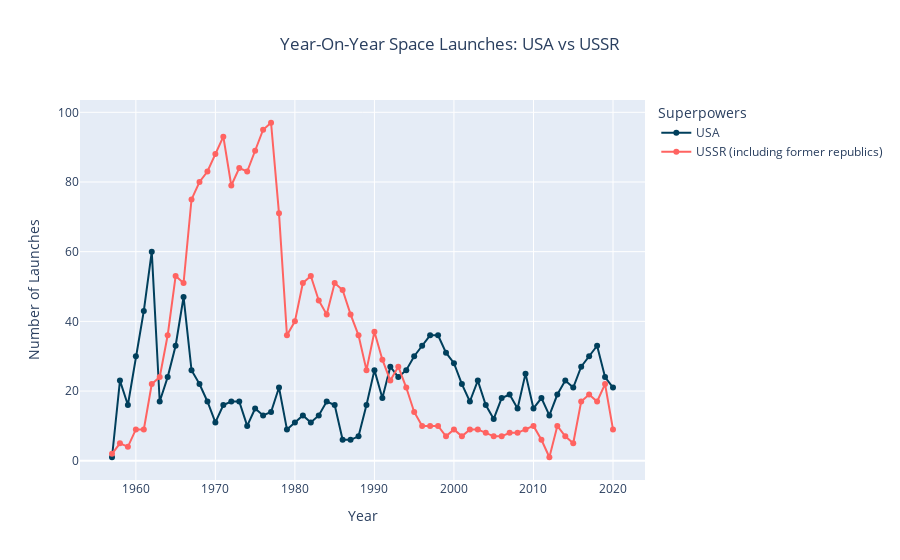

The code cell stored with this chart in its notebook:
### Code cell
fig = go.Figure()


fig.add_trace(go.Scatter(
    x=yearly_launches['Year'],
    y=yearly_launches['USA'],
    mode='lines+markers',
    name='USA',
    line=dict(color='#003f5c', width=2)
))


fig.add_trace(go.Scatter(
    x=yearly_launches['Year'],
    y=yearly_launches['USSR'],
    mode='lines+markers',
    name='USSR (including former republics)',
    line=dict(color='#ff6361', width=2)
))


fig.update_layout(
    title='Year-On-Year Space Launches: USA vs USSR',
    xaxis_title='Year',
    yaxis_title='Number of Launches',
    title_x=0.5,
    legend_title_text='Superpowers'
)
fig.show()

### Figure 1 — Plotly figure (JSON) as saved in the notebook; plotly's stock layout.template omitted (floating-point values rounded to 4 significant figures)
{"data": [{"line": {"color": "#003f5c", "width": 2}, "mode": "lines+markers", "name": "USA", "type": "scatter", "x": [1957, 1958, 1959, 1960, 1961, 1962, 1963, 1964, 1965, 1966, 1967, 1968, 1969, 1970, 1971, 1972, 1973, 1974, 1975, 1976, 1977, 1978, 1979, 1980, 1981, 1982, 1983, 1984, 1985, 1986, 1987, 1988, 1989, 1990, 1991, 1992, 1993, 1994, 1995, 1996, 1997, 1998, 1999, 2000, 2001, 2002, 2003, 2004, 2005, 2006, 2007, 2008, 2009, 2010, 2011, 2012, 2013, 2014, 2015, 2016, 2017, 2018, 2019, 2020], "y": [1, 23, 16, 30, 43, 60, 17, 24, 33, 47, 26, 22, 17, 11, 16, 17, 17, 10, 15, 13, 14, 21, 9, 11, 13, 11, 13, 17, 16, 6, 6, 7, 16, 26, 18, 27, 24, 26, 30, 33, 36, 36, 31, 28, 22, 17, 23, 16, 12, 18, 19, 15, 25, 15, 18, 13, 19, 23, 21, 27, 30, 33, 24, 21]}, {"line": {"color": "#ff6361", "width": 2}, "mode": "lines+markers", "name": "USSR (including former republics)", "type": "scatter", "x": [1957, 1958, 1959, 1960, 1961, 1962, 1963, 1964, 1965, 1966, 1967, 1968, 1969, 1970, 1971, 1972, 1973, 1974, 1975, 1976, 1977, 1978, 1979, 1980, 1981, 1982, 1983, 1984, 1985, 1986, 1987, 1988, 1989, 1990, 1991, 1992, 1993, 1994, 1995, 1996, 1997, 1998, 1999, 2000, 2001, 2002, 2003, 2004, 2005, 2006, 2007, 2008, 2009, 2010, 2011, 2012, 2013, 2014, 2015, 2016, 2017, 2018, 2019, 2020], "y": [2, 5, 4, 9, 9, 22, 24, 36, 53, 51, 75, 80, 83, 88, 93, 79, 84, 83, 89, 95, 97, 71, 36, 40, 51, 53, 46, 42, 51, 49, 42, 36, 26, 37, 29, 23, 27, 21, 14, 10, 10, 10, 7, 9, 7, 9, 9, 8, 7, 7, 8, 8, 9, 10, 6, 1, 10, 7, 5, 17, 19, 17, 22, 9]}], "layout": {"legend": {"title": {"text": "Superpowers"}}, "title": {"text": "Year-On-Year Space Launches: USA vs USSR", "x": 0.5}, "xaxis": {"title": {"text": "Year"}}, "yaxis": {"title": {"text": "Number of Launches"}}}}
